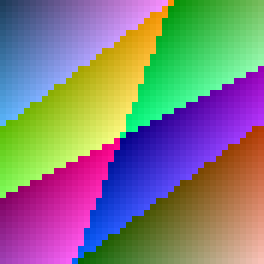
#> input picture benchmark_assets/single_image_curated/images/arm_sleeve_halfroll_ref.ppm, 44 x 44 px (shown 6 times larger)
$ python parser_stack_smoke.py --image ../benchmark_assets/single_image_curated/images/arm_sleeve_halfroll_ref.ppm
#> lines starting #> are read from the running program, lines starting #| are printed output that depends on the picture
### src/core/input_layer.py
from __future__ import annotations

from dataclasses import dataclass, field
from pathlib import Path

import numpy as np
from PIL import Image

@dataclass(slots=True)
class InputOptions:
    target_duration_sec: float = 4.0
    fps: int = 16
    quality_profile: str = "balanced"
    aspect_ratio_policy: str = "pad"
    color_normalization: str = "none"
    duration_cap_sec: float | None = 12.0
    keyframe_stride: int = 8


@dataclass(slots=True)
class AssetFrame:
    frame_id: str
    tensor: object
    width: int
    height: int
    timestamp: float = 0.0
    source: str = "image"


@dataclass(slots=True)
class UnifiedAsset:
    input_type: str
    frames: list[AssetFrame] = field(default_factory=list)
    references: list[str] = field(default_factory=list)
    metadata: dict[str, object] = field(default_factory=dict)


@dataclass(slots=True)
class InputRequest:
    input_type: str
    images: list[str] = field(default_factory=list)
    video: str | None = None
    text: str = ""
    options: InputOptions = field(default_factory=InputOptions)
    orig_size: tuple[int, int] | None = None
    normalized_size: tuple[int, int] | None = None
    timestamps: list[float] = field(default_factory=list)
    frame_count: int = 0
    reference_set: list[str] = field(default_factory=list)
    unified_asset: UnifiedAsset | None = None


class InputAssetLayer:
    """Loads real input assets (image/video) and converts them to unified runtime DTO."""

    _PROFILE_TARGET = {
        "debug": 256,
        "mobile": 512,
        "balanced": 768,
        "quality": 1024,
    }

    def build_request(
        self,
        images: list[str] | None,
        text: str,
        video: str | None = None,
        fps: int = 16,
        duration: float = 4.0,
        quality_profile: str = "balanced",
        aspect_ratio_policy: str = "pad",
        color_normalization: str = "none",
        duration_cap_sec: float | None = 12.0,
    ) -> InputRequest:
        image_list = [str(Path(p)) for p in (images or [])]
        input_type = "video" if video else ("single_image" if len(image_list) <= 1 else "multi_image")
        req = InputRequest(
            input_type=input_type,
            images=image_list,
            video=str(Path(video)) if video else None,
            text=text,
            options=InputOptions(
                target_duration_sec=duration,
                fps=fps,
                quality_profile=quality_profile,
                aspect_ratio_policy=aspect_ratio_policy,
                color_normalization=color_normalization,
                duration_cap_sec=duration_cap_sec,
            ),
        )
        if req.video:
            self._enrich_video(req)
        else:
            self._enrich_image(req)
        return req

    def _load_image_tensor(self, image_path: str) -> tuple[np.ndarray, tuple[int, int]]:
        path = Path(image_path)
        if not path.exists():
            raise FileNotFoundError(f"Image not found: {image_path}")

        image = Image.open(path).convert("RGB")
        width, height = image.size

        return np.asarray(image, dtype=np.uint8), (width, height)

    def _normalize_tensor(self, tensor: np.ndarray, profile: str) -> tuple[np.ndarray, tuple[int, int]]:
        h, w = tensor.shape[:2]
        target = self._PROFILE_TARGET.get(profile, self._PROFILE_TARGET["balanced"])
        nw, nh = self._normalize_size(w, h, target=target)

        if (nw, nh) == (w, h):
            return self._color_normalize(tensor), (nw, nh)

        # Нормализация и resize делаются в векторизованном пути PIL/Numpy без Python-циклов.
        img = Image.fromarray(tensor.astype(np.uint8), mode="RGB")
        img = img.resize((nw, nh), Image.BILINEAR)

        return self._color_normalize(np.asarray(img, dtype=np.uint8)), (nw, nh)

    def _color_normalize(self, tensor: np.ndarray) -> np.ndarray:
        return tensor

    def _enrich_image(self, request: InputRequest) -> None:
        request.frame_count = len(request.images)
        request.timestamps = [0.0 for _ in request.images]
        request.reference_set = request.images[:]

        frames: list[AssetFrame] = []
        first_size: tuple[int, int] | None = None
        normalized_size: tuple[int, int] | None = None

        for idx, image_path in enumerate(request.images):
            tensor, size = self._load_image_tensor(image_path)
            normalized_tensor, ns = self._normalize_tensor(tensor, request.options.quality_profile)

            if first_size is None:
                first_size = size
            normalized_size = ns

            frames.append(
                AssetFrame(
                    frame_id=f"img_{idx}",
                    tensor=normalized_tensor,
                    width=ns[0],
                    height=ns[1],
                    timestamp=0.0,
                    source=image_path,
                )
            )

        if not frames:
            debug_tensor = np.full((256, 256, 3), 127, dtype=np.uint8)
            frames = [AssetFrame(frame_id="debug_0", tensor=debug_tensor, width=256, height=256, source="debug://blank")]
            first_size = (256, 256)
            normalized_size = (256, 256)

        request.orig_size = first_size
        request.normalized_size = normalized_size
        request.unified_asset = UnifiedAsset(
            input_type=request.input_type,
            frames=frames,
            references=request.reference_set,
            metadata={"profile": request.options.quality_profile, "count": len(frames)},
        )

    # [82 lines left out: functions _decode_video_frames, _enrich_video, not called in this run]

    def _normalize_size(self, w: int, h: int, target: int = 1024) -> tuple[int, int]:
        if w <= 0 or h <= 0:
            return target, target
        scale = target / max(w, h)
        nw = max(64, int(round(w * scale / 32) * 32))
        nh = max(64, int(round(h * scale / 32) * 32))
        return nw, nh

### src/perception/mask_store.py
from __future__ import annotations

from dataclasses import dataclass, field
import itertools
from typing import Any


@dataclass(slots=True)
class StoredMask:
    ref: str
    payload: "object"
    confidence: float
    source: str
    mask_kind: str = "generic"
    backend: str = "unknown"
    roi_bbox: tuple[float, float, float, float] | None = None
    frame_size: tuple[int, int] | None = None
    tags: list[str] = field(default_factory=list)
    # For perception masks, extra["bbox_xyxy"] is normalized frame-space xyxy
    # (x1, y1, x2, y2 in [0, 1]) and extra["pixel_count"] is payload-local.
    extra: dict[str, "object"] = field(default_factory=dict)


class InMemoryMaskStore:
    """Простой runtime-store масок, чтобы mask_ref ссылался на реальный payload."""

    def __init__(self) -> None:
        self._counter = itertools.count(1)
        self._items: dict[str, StoredMask] = {}

    # [30 lines left out: function put, not called in this run]

    def get(self, ref: str) -> StoredMask | None:
        return self._items.get(ref)

    # [37 lines left out: functions clear, snapshot_metadata, mask_store_from_frame, not called in this run]


def legacy_mask_store_from_frame(frame: Any) -> InMemoryMaskStore:
    return mask_store_from_frame(frame, allow_legacy_default=True)


DEFAULT_MASK_STORE = InMemoryMaskStore()

### scripts/parser_stack_smoke.py
from __future__ import annotations

import argparse
import json
import sys
from pathlib import Path

ROOT = Path(__file__).resolve().parents[1]
SRC = ROOT / "src"
if str(SRC) not in sys.path:
    sys.path.insert(0, str(SRC))

from core.input_layer import InputAssetLayer
from perception.mask_projection import project_mask_to_frame
from perception.mask_store import DEFAULT_MASK_STORE
from perception.parser import ParserBackendConfig, ParserStackConfig
from perception.parser_debug import export_parser_debug_artifacts
from perception.pipeline import PerceptionBackendsConfig, PerceptionPipeline


def build_parser_config(args: argparse.Namespace) -> ParserStackConfig:
    return ParserStackConfig(
        primary_human_parser=ParserBackendConfig(backend=args.fashn_backend, variant=args.fashn_model, device=args.device),
        structural_body_parser=ParserBackendConfig(backend=args.schp_pascal_backend, variant=args.schp_pascal_model, device=args.device),
        garment_refinement_parser=ParserBackendConfig(backend=args.schp_atr_backend, variant=args.schp_atr_model, device=args.device),
        face_parser=ParserBackendConfig(backend=args.facer_backend, variant=args.facer_model, device=args.device),
    )


def main() -> None:
    ap = argparse.ArgumentParser(description="Smoke script for real parser stack + debug artifact export")
    ap.add_argument("--image", required=True)
    ap.add_argument("--out-dir", default="artifacts/parser_smoke")
    ap.add_argument("--device", default="cpu")

    ap.add_argument("--fashn-backend", default="fashn")
    ap.add_argument("--fashn-model", default="fashn-ai/fashn-human-parser")

    ap.add_argument("--schp-pascal-backend", default="builtin")
    ap.add_argument("--schp-pascal-model", default="")

    ap.add_argument("--schp-atr-backend", default="builtin")
    ap.add_argument("--schp-atr-model", default="")

    ap.add_argument("--facer-backend", default="builtin")
    ap.add_argument("--facer-model", default="farl/lapa/448")

    args = ap.parse_args()

    req = InputAssetLayer().build_request(images=[args.image], text="parser-smoke")
#> in _load_image_tensor, image is the input picture: PIL image 44x44 RGB; mean R, G, B 130.3, 126, 127
#> in _enrich_image, `tensor, size = self._load_image_tensor(image_path)`: size = (44, 44)
#> in _normalize_tensor, `img = img.resize((nw, nh), Image.BILINEAR)`:
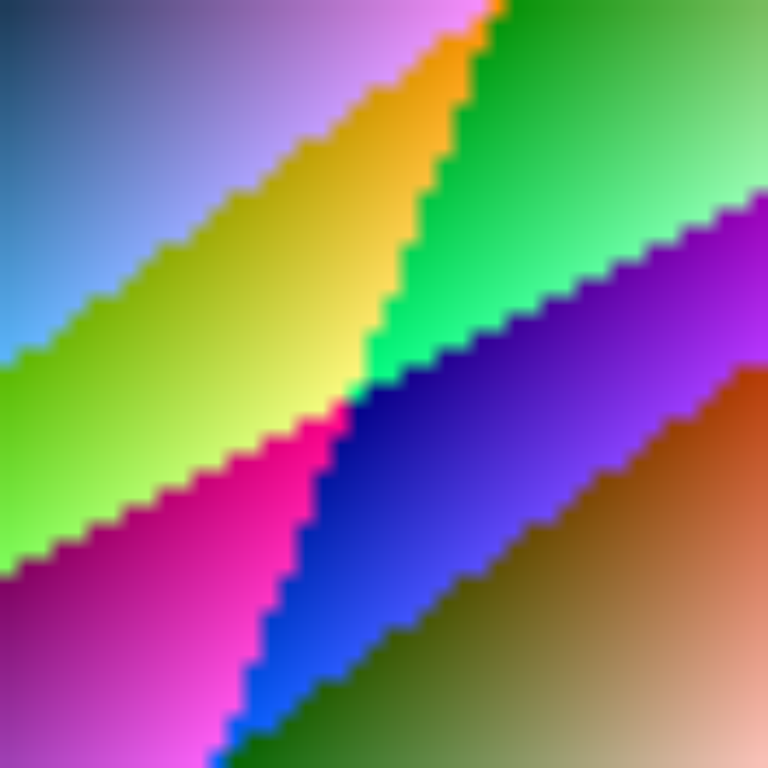
#> img: PIL image 768x768 RGB; mean R, G, B 130.3, 126, 127
#> in _enrich_image, `normalized_tensor, ns = self._normalize_tensor(tensor, request.options..`: ns = (768, 768)
#> in _enrich_image, `first_size = size`: first_size = (44, 44)
#> in _enrich_image, `normalized_size = ns`: normalized_size = (768, 768)
    frame = req.unified_asset.frames[0] if req.unified_asset and req.unified_asset.frames else None
    if frame is None:
        raise RuntimeError("InputAssetLayer returned no frames")

    parser_cfg = build_parser_config(args)
    pipe = PerceptionPipeline(backends=PerceptionBackendsConfig(parser=parser_cfg))
    out = pipe.analyze(frame)

    rgb = [[[int(max(0.0, min(1.0, ch)) * 255.0) for ch in px[:3]] for px in row] for row in frame.tensor]
    summary = export_parser_debug_artifacts(rgb, out, Path(args.out_dir))

    runtime_formats = getattr(pipe.parser, "last_runtime_formats", {})
    mask_geometry: dict[str, dict[str, int]] = {}
    per_person_counts: dict[str, dict[str, int]] = {}
    fw = len(rgb[0]) if rgb else 0
    fh = len(rgb)
    for idx, p in enumerate(out.persons):
        pid = f"person_{idx}"
        per_person_counts[pid] = {
            "garment_masks": len(p.garment_masks),
            "body_part_masks": len(p.body_part_masks),
            "face_region_masks": len(p.face_region_masks),
        }
        geom_counts = {"full": 0, "projected": 0, "local": 0}
        for ref in list(p.garment_masks.values()) + list(p.body_part_masks.values()) + list(p.face_region_masks.values()):
            stored = DEFAULT_MASK_STORE.get(ref)
            if stored is None:
                continue
            _, geom = project_mask_to_frame(stored, frame_size=(fw, fh))
            geom_counts[geom] = geom_counts.get(geom, 0) + 1
        mask_geometry[pid] = geom_counts

    print(json.dumps(
        {
            "persons": len(out.persons),
            "warnings": out.warnings,
            "module_fallbacks": out.module_fallbacks,
            "runtime_formats": runtime_formats,
            "native_backends": {k: v for k, v in out.module_fallbacks.items() if v == "native"},
            "mask_geometry": mask_geometry,
            "per_person_mask_counts": per_person_counts,
            "summary_path": str(Path(args.out_dir) / "fused_summary.json"),
            "summary": summary,
        },
        ensure_ascii=False,
        indent=2,
    ))


if __name__ == "__main__":
    main()
#> (the call stopped at in main, `pipe = PerceptionPipeline(backends=PerceptionBackendsConfig(parser=par..`: perception is not available in this run)

$ run again, on benchmark_assets/single_image_curated/images/multi_step_room_turn_ref.ppm
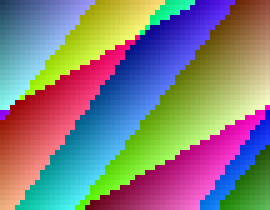
#> input picture benchmark_assets/single_image_curated/images/multi_step_room_turn_ref.ppm, 54 x 42 px (shown 5 times larger)
#> in _load_image_tensor, image is the input picture: PIL image 54x42 RGB; mean R, G, B 130.8, 126.9, 127.3
#> size = (54, 42)
#> in _normalize_tensor, `img = img.resize((nw, nh), Image.BILINEAR)`:
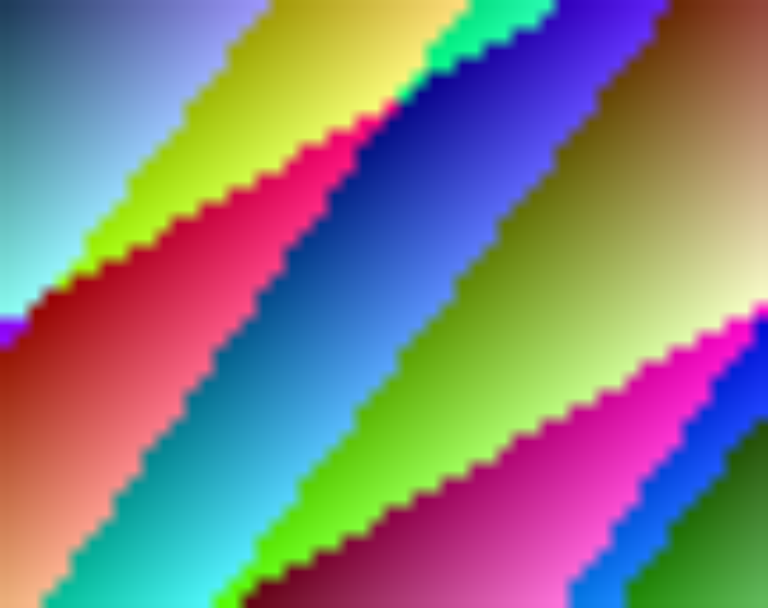
#> img: PIL image 768x608 RGB; mean R, G, B 130.8, 126.9, 127.3
#> ns = (768, 608)
#> first_size = (54, 42)
#> normalized_size = (768, 608)

$ run again, on benchmark_assets/single_image_curated/images/posture_chair_side_ref.ppm
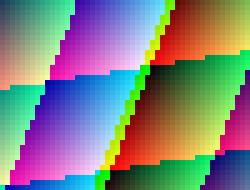
#> input picture benchmark_assets/single_image_curated/images/posture_chair_side_ref.ppm, 50 x 38 px (shown 5 times larger)
#> in _load_image_tensor, image is the input picture: PIL image 50x38 RGB; mean R, G, B 128.9, 129.7, 127.1
#> size = (50, 38)
#> in _normalize_tensor, `img = img.resize((nw, nh), Image.BILINEAR)`:
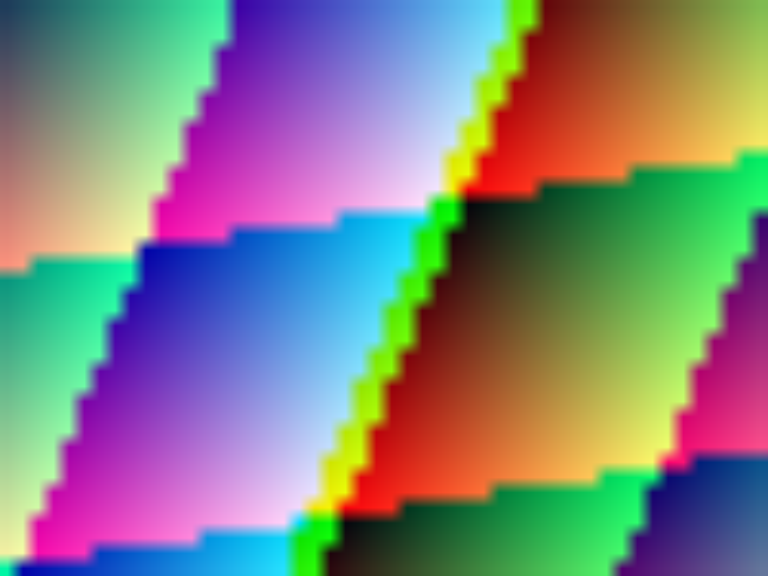
#> img: PIL image 768x576 RGB; mean R, G, B 128.9, 129.7, 127.1
#> ns = (768, 576)
#> first_size = (50, 38)
#> normalized_size = (768, 576)

$ run again, on benchmark_assets/single_image_curated/images/torso_outerwear_front_ref.ppm
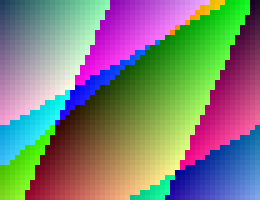
#> input picture benchmark_assets/single_image_curated/images/torso_outerwear_front_ref.ppm, 52 x 40 px (shown 5 times larger)
#> in _load_image_tensor, image is the input picture: PIL image 52x40 RGB; mean R, G, B 126.7, 128.3, 122
#> size = (52, 40)
#> in _normalize_tensor, `img = img.resize((nw, nh), Image.BILINEAR)`:
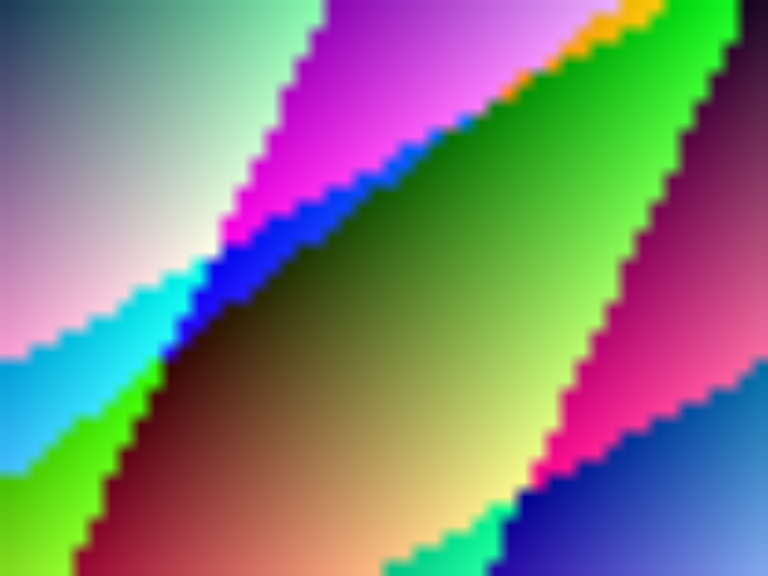
#> img: PIL image 768x576 RGB; mean R, G, B 126.7, 128.3, 122
#> ns = (768, 576)
#> first_size = (52, 40)
#> normalized_size = (768, 576)
